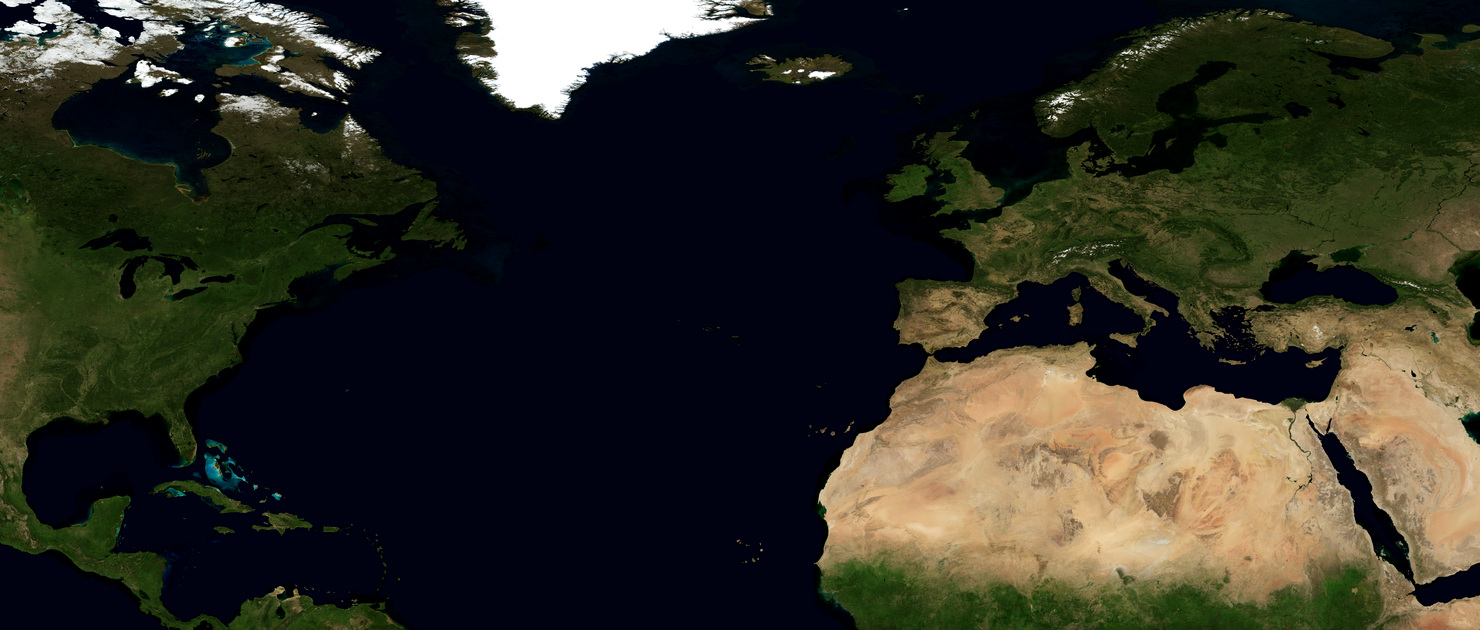
#> input picture catalog/maps/nasa_blue_marble_august.jpg, 1480 x 630 px, found by its file name
$ python render_modern_gpu_map_series.py
#> lines starting #> are read from the running program, lines starting #| are printed output that depends on the picture
#!/usr/bin/env python3
"""Build and render a compact, GPU-native modern map animation mini-series."""
from __future__ import annotations

import argparse
import json
import math
import hashlib
import subprocess
import tempfile
from pathlib import Path

from PIL import Image, ImageDraw

ROOT = Path(__file__).resolve().parents[2]
WORKSPACE = ROOT.parent
OUT = ROOT / "out" / "modern_gpu_map_series_v1"
CLI = WORKSPACE / "Chronon3d/build/chronon/linux-video-fast-dev/apps/chronon3d_cli/chronon3d_cli"
W, H, FPS, FRAMES = 1920, 1080, 30, 240
BOLD = "Chronon3d/assets/fonts/Poppins-Bold.ttf"
REGULAR = "Chronon3d/assets/fonts/Poppins-Regular.ttf"
WHITE = "#F5F4EE"
MINT = "#59E1C8"
GOLD = "#F2C36A"
BLUE = "#73C9F5"


def rgba(color: str, alpha: float = 1.0) -> list[float]:
    raw = color.lstrip("#")
    return [int(raw[i:i + 2], 16) / 255.0 for i in (0, 2, 4)] + [alpha]


def tr(prop: str, keys: list[tuple[int, float]], easing: str = "out_cubic") -> dict:
    return {"property": prop, "easing": easing,
            "keyframes": [{"frame": f, "value": v} for f, v in keys]}


def text(id_: str, value: str, xy: tuple[float, float], size: int, color: str,
         *, font: str = REGULAR, start: int = 0, duration: int | None = None,
         anim: list[dict] | None = None, box: tuple[int, int] = (1400, 90)) -> dict:
    duration = FRAMES - start if duration is None else duration
    return {"id": id_, "type": "text", "text": value, "size": list(box),
            "position": list(xy), "start_frame": start, "duration_frames": duration,
            "style": {"font": font, "font_size": size, "fill": color,
                      "stroke": {"color": "#071522", "width": 1.5}}}


def shape(id_: str, xy: tuple[float, float], diameter: float, color: str,
          start: int, anim: list[dict]) -> dict:
    duration = FRAMES - start
    return {"id": id_, "type": "shape", "shape": {"type": "ellipse", "fill": rgba(color),
            "stroke": {"color": WHITE, "width": 2}}, "size": [diameter, diameter],
            "position": list(xy), "start_frame": start, "duration_frames": duration}


def project(lon: float, lat: float) -> tuple[float, float]:
    return ((lon + 180) / 360 * W, 120 + (82 - lat) / 142 * 800)


def layers_for(job: str, asset: str, kicker: str, title: str, accent: str,
               camera: list[tuple[int, float]], pins: list[tuple[str, float, float, str, int]],
               subline: str) -> list[dict]:
    result = [
        {"id": f"{job}-map", "type": "image", "asset": asset,
         "size": [W, 820], "fit": "cover", "position": [960, 540],
         "start_frame": 0, "duration_frames": FRAMES,
         "animation": {"tracks": [tr("scale", camera, "in_out_sine")]}},
        {"id": f"{job}-veil", "type": "color", "color": [0.01, 0.025, 0.04, 0.22],
         "size": [W, H], "position": [960, 540], "screen_space": True,
         "start_frame": 0, "duration_frames": FRAMES},
        text(f"{job}-kicker", kicker.upper(), (960, 76), 20, accent,
             start=0, box=(1450, 44)),
        text(f"{job}-title", title.upper(), (960, 158), 68, WHITE, font=BOLD,
             start=0, box=(1650, 110)),
        text(f"{job}-footer", subline.upper(), (960, 1012), 18, "#C2D0D5",
             start=0, box=(1600, 46)),
    ]
    plate_path = OUT / "plans" / f"{job}-labels.png"
    plate = Image.open(WORKSPACE / asset).convert("RGB").resize((W, 820), Image.LANCZOS)
    draw = ImageDraw.Draw(plate)
    for name, lon, lat, color, _enter in pins:
        x, y = project(lon, lat)
        mx, my = int((x / W) * W), int(((y - 130) / 800) * 820)
        r = 9
        draw.ellipse((mx-r, my-r, mx+r, my+r), fill=color, outline=WHITE, width=2)
        lx, ly = min(W-300, mx+24), max(24, my-19)
        draw.rounded_rectangle((lx-9, ly-5, lx+210, ly+31), radius=8,
                               fill=(7, 21, 34), outline=color, width=2)
        draw.text((lx, ly), name.upper(), fill=color)
    plate.save(plate_path)
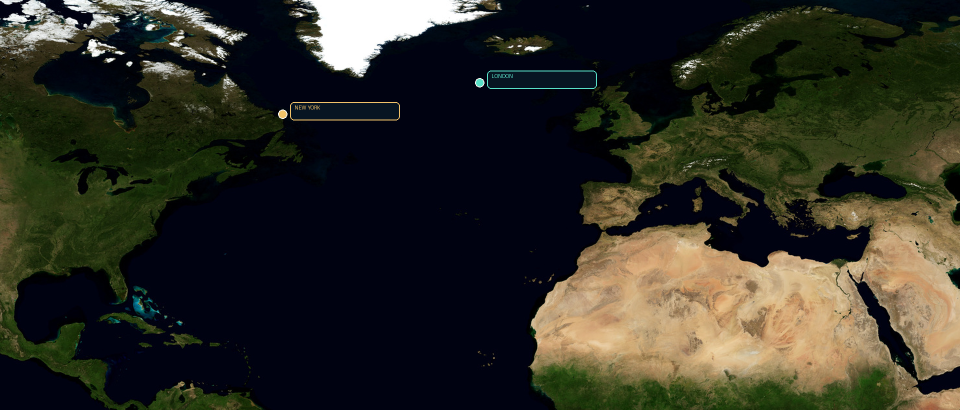
#> saved as modern_map_atlantic_route-labels.png: PIL image 1920x820 RGB (shown at 1/2 size); mean R, G, B 47.4, 47.1, 37.8

    result.append({"id": f"{job}-geo-label-plate", "type": "image",
                   "asset": str(plate_path.relative_to(WORKSPACE)),
                   "size": [W, 820], "fit": "stretch", "position": [960, 540],
                   "start_frame": 0, "duration_frames": FRAMES,
                   "animation": {"tracks": [tr("scale", camera, "in_out_sine")]}})
    return result


def make_plans() -> list[dict]:
    scenes = [
        ("modern_map_atlantic_route", "ChrononTemplate/catalog/maps/nasa_blue_marble_august.jpg",
         "01 / TRANSATLANTIC ROUTE", "Across the Atlantic", GOLD,
         [(0, 1.0), (FRAMES - 1, 1.16)],
         [("New York", -74.006, 40.713, GOLD, 52), ("London", -0.128, 51.507, MINT, 112)],
         "North Atlantic · staggered beacon arrival"),
        ("modern_map_europe_arrivals", "ChrononTemplate/catalog/maps/natural_earth_hypso_relief_water.jpg",
         "02 / EUROPEAN CITY NETWORK", "Four cities, one frame", BLUE,
         [(0, 1.0), (92, 1.14), (FRAMES - 1, 1.18)],
         [("London", -0.128, 51.507, BLUE, 42), ("Paris", 2.352, 48.857, GOLD, 92),
          ("Rome", 12.496, 41.903, MINT, 142)],
         "Europe · sequential pins and labels"),
        ("modern_map_global_hubs", "ChrononTemplate/catalog/maps/natural_earth_landcover_relief_water.jpg",
         "03 / GLOBAL CONNECTIONS", "A world of hubs", MINT,
         [(0, 1.17), (105, 1.06), (FRAMES - 1, 1.0)],
         [("New York", -74.006, 40.713, GOLD, 48), ("London", -0.128, 51.507, BLUE, 94),
          ("Singapore", 103.8198, 1.3521, MINT, 140)],
         "Illustrative hub locations · not traffic data"),
    ]
    plans = []
    for job, asset, kicker, title, accent, camera, pins, subline in scenes:
        plans.append({"schema": "chronon.render-plan.v3", "version": 3, "job_id": job,
            "canvas": {"width": W, "height": H, "fps_num": FPS, "fps_den": 1,
                       "duration_frames": FRAMES},
            "layers": layers_for(job, asset, kicker, title, accent, camera, pins, subline),
            "output": {"path": f"{job}.mp4", "format": "mp4", "codec": "h264"}})
    return plans


def main() -> int:
    ap = argparse.ArgumentParser(description=__doc__)
    ap.add_argument("--plans-only", action="store_true")
    ap.add_argument("--qp", type=int, default=14, help="NVENC constant QP, lower is higher quality")
    ap.add_argument("--only", choices=("atlantic", "europe", "global"), action="append")
    ap.add_argument("--cli", type=Path, default=CLI)
    ap.add_argument("--chunk-frames", type=int, default=240,
                    help="Maximum frames per independent Vulkan/NVENC render segment")
    ap.add_argument("--chunks", type=int, default=8,
                    help="Legacy native render chunk count; not used by segmented rendering")
    args = ap.parse_args()
    if not 0 <= args.qp <= 63:
        ap.error("--qp must be between 0 and 63")
    if not 1 <= args.chunk_frames <= FRAMES:
        ap.error(f"--chunk-frames must be between 1 and {FRAMES}")
    OUT.mkdir(parents=True, exist_ok=True)
    (OUT / "plans").mkdir(exist_ok=True)
    (OUT / "renders").mkdir(exist_ok=True)
    filters = {"atlantic": "modern_map_atlantic_route", "europe": "modern_map_europe_arrivals",
               "global": "modern_map_global_hubs"}
    chosen = set(args.only or filters)
    manifest = []
    for plan in make_plans():
        job = plan["job_id"]
        if job not in {filters[k] for k in chosen}:
            continue
        path = OUT / "plans" / f"{job}.plan.json"
        path.write_text(json.dumps(plan, indent=2) + "\n")
        video = OUT / "renders" / f"{job}.mp4"
        subprocess.run([str(args.cli), "validate", "--plan", str(path),
                        "--assets-root", str(WORKSPACE)], check=True)
#> (this line was passed over: subprocess is not available in this run)
        segment_count = math.ceil(FRAMES / args.chunk_frames)
        if not args.plans_only:
            with tempfile.TemporaryDirectory(prefix=f"{job}-segments-", dir=OUT / "renders") as temp_dir:
                segments = []
                for chunk_index, first in enumerate(range(0, FRAMES, args.chunk_frames)):
                    last = min(FRAMES - 1, first + args.chunk_frames - 1)
                    segment = Path(temp_dir) / f"segment_{chunk_index:03d}.mp4"
                    subprocess.run([str(args.cli), "render", "--plan", str(path),
                        "--assets-root", str(WORKSPACE), "--output", str(segment),
                        "--backend", "vulkan", "--gpu-hot-path-mode", "require_gpu_native",
                        "--hardware", "nvenc", "--encoder-backend", "native", "--fps", str(FPS),
                        "--rate-control", "qp", "--qp", str(args.qp), "--encode-preset", "p5",
                        "--start-frame", str(first), "--end-frame", str(last),
                        "--log-level", "error"], check=True)
                    probe = json.loads(subprocess.check_output([
                        "ffprobe", "-v", "error", "-show_streams", "-of", "json", str(segment)],
                        text=True))
                    streams = [s for s in probe["streams"] if s.get("codec_type") == "video"]
                    if len(streams) != 1:
                        raise RuntimeError(f"{segment} must contain exactly one video stream")
                    stream = streams[0]
                    if (stream.get("codec_name") != "h264" or
                            stream.get("width") != W or stream.get("height") != H or
                            stream.get("r_frame_rate") != f"{FPS}/1" or
                            int(stream.get("nb_frames", -1)) != last - first + 1):
                        raise RuntimeError(f"segment metadata mismatch in {segment}: {stream}")
                    sidecar = json.loads(Path(f"{segment}.timing.json").read_text())
                    stats = sidecar.get("job", {}).get("gpu", {})
                    if (stats.get("effective_backend") != "vulkan" or
                            stats.get("encoder_backend") != "nvenc" or
                            stats.get("gpu_native_encode_frames") != last - first + 1):
                        raise RuntimeError(f"segment GPU route check failed in {segment}")
                    segments.append(segment)
                    print(f"Rendered {job} segment {chunk_index + 1}/{segment_count} "
                          f"(frames {first}-{last})", flush=True)
                concat_file = Path(temp_dir) / "segments.ffconcat"
                concat_file.write_text("ffconcat version 1.0\n" + "".join(
                    f"file '{segment.as_posix()}'\n" for segment in segments))
                subprocess.run(["ffmpeg", "-hide_banner", "-loglevel", "error", "-y",
                    "-f", "concat", "-safe", "0", "-i", str(concat_file),
                    "-c", "copy", "-movflags", "+faststart", str(video)], check=True)
                sidecar_data = json.loads(Path(f"{segments[0]}.timing.json").read_text())
                sidecar_data["video"] = str(video.resolve())
                sidecar_data["joined_from_gpu_segments"] = len(segments)
                Path(f"{video}.timing.json").write_text(json.dumps(sidecar_data, indent=2) + "\n")
        if not args.plans_only:
            sidecar = json.loads(Path(f"{video}.timing.json").read_text())
            gpu_stats = sidecar.get("job", {}).get("gpu", {})
            if (sidecar.get("frames_total") != FRAMES or
                    gpu_stats.get("effective_backend") != "vulkan" or
                    gpu_stats.get("encoder_backend") != "nvenc" or
                    gpu_stats.get("gpu_native_encode_frames") != FRAMES):
                raise RuntimeError(f"final GPU render verification failed for {video}")
            probe = json.loads(subprocess.check_output([
                "ffprobe", "-v", "error", "-count_frames", "-select_streams", "v:0",
                "-show_entries", "stream=codec_name,width,height,r_frame_rate,nb_read_frames,duration",
                "-of", "json", str(video)], text=True))
            final_streams = probe.get("streams", [])
            if len(final_streams) != 1:
                raise RuntimeError(f"{video} must contain exactly one video stream")
            final_stream = final_streams[0]
            if (final_stream.get("codec_name") != "h264" or
                    final_stream.get("width") != W or final_stream.get("height") != H or
                    final_stream.get("r_frame_rate") != f"{FPS}/1" or
                    int(final_stream.get("nb_read_frames", -1)) != FRAMES):
                raise RuntimeError(f"final video metadata mismatch in {video}: {final_stream}")
            subprocess.run(["ffmpeg", "-hide_banner", "-loglevel", "error", "-i", str(video),
                            "-f", "null", "-"], check=True)
        manifest.append({"id": job, "plan": str(path.relative_to(OUT)),
                         "video": str(video.relative_to(OUT)), "renderer": "Vulkan + NVENC",
                         "sha256": hashlib.sha256(video.read_bytes()).hexdigest(),
                         "qp": args.qp, "segment_frames": args.chunk_frames,
                         "segments": segment_count, "size": f"{W}x{H}", "fps": FPS,
                         "duration_seconds": FRAMES / FPS})
        print(f"Prepared/rendered {job}", flush=True)
    (OUT / "manifest.json").write_text(json.dumps({"family": "modern_gpu_map_series_v1",
        "renderer": "Vulkan required_gpu_native + native NVENC", "clips": manifest}, indent=2) + "\n")
    return 0


if __name__ == "__main__":
#> (the run stopped early here; a loop or call above may not have finished)
